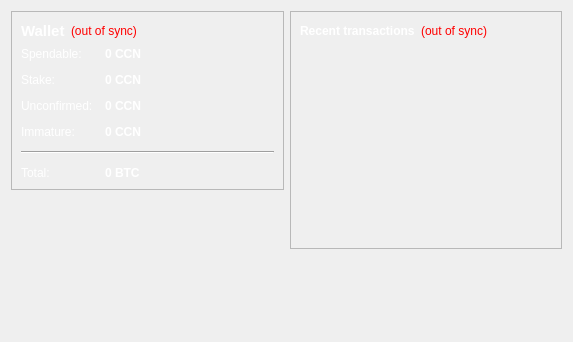
<?xml version="1.0" encoding="UTF-8"?>
<ui version="4.0">
 <class>OverviewPage</class>
 <widget class="QWidget" name="OverviewPage">
  <property name="geometry">
   <rect>
    <x>0</x>
    <y>0</y>
    <width>573</width>
    <height>342</height>
   </rect>
  </property>
  <property name="windowTitle">
   <string>Form</string>
  </property>
  <layout class="QHBoxLayout" name="horizontalLayout" stretch="1,1">
   <item>
    <layout class="QVBoxLayout" name="verticalLayout_2">
     <item>
      <widget class="QFrame" name="frame">
       <property name="frameShape">
        <enum>QFrame::StyledPanel</enum>
       </property>
       <property name="frameShadow">
        <enum>QFrame::Raised</enum>
       </property>
       <layout class="QVBoxLayout" name="verticalLayout_4">
        <item>
         <layout class="QHBoxLayout" name="horizontalLayout_4">
          <item>
           <widget class="QLabel" name="label_5">
            <property name="font">
             <font>
              <pointsize>11</pointsize>
              <weight>75</weight>
              <bold>true</bold>
             </font>
            </property>
            <property name="text">
             <string>Wallet</string>
            </property>
            <property name="styleSheet">
             <string notr="true">QLabel { color: white; }</string>
            </property>
           </widget>
          </item>
          <item>
           <widget class="QLabel" name="labelWalletStatus">
            <property name="toolTip">
             <string>The displayed information may be out of date. Your wallet automatically synchronizes with the CCN network after a connection is established, but this process has not completed yet.</string>
            </property>
            <property name="styleSheet">
             <string notr="true">QLabel { color: red; }</string>
            </property>
            <property name="text">
             <string notr="true">(out of sync)</string>
            </property>
            <property name="alignment">
             <set>Qt::AlignLeading|Qt::AlignLeft|Qt::AlignVCenter</set>
            </property>
           </widget>
          </item>
          <item>
           <spacer name="horizontalSpacer_2">
            <property name="orientation">
             <enum>Qt::Horizontal</enum>
            </property>
            <property name="sizeHint" stdset="0">
             <size>
              <width>40</width>
              <height>20</height>
             </size>
            </property>
           </spacer>
          </item>
         </layout>
        </item>
        <item>
         <layout class="QFormLayout" name="formLayout_2">
          <property name="fieldGrowthPolicy">
           <enum>QFormLayout::AllNonFixedFieldsGrow</enum>
          </property>
          <property name="horizontalSpacing">
           <number>12</number>
          </property>
          <property name="verticalSpacing">
           <number>12</number>
          </property>
          <item row="0" column="0">
           <widget class="QLabel" name="label">
            <property name="text">
             <string>Spendable:</string>
            </property>
            <property name="styleSheet">
             <string notr="true">QLabel { color: white; }</string>
            </property>
           </widget>
          </item>
          <item row="0" column="1">
           <widget class="QLabel" name="labelBalance">
            <property name="font">
             <font>
              <weight>75</weight>
              <bold>true</bold>
             </font>
            </property>
            <property name="styleSheet">
             <string notr="true">QLabel { color: white; }</string>
            </property>
            <property name="cursor">
             <cursorShape>IBeamCursor</cursorShape>
            </property>
            <property name="toolTip">
             <string>Your current spendable balance</string>
            </property>
            <property name="text">
             <string notr="true">0 CCN</string>
            </property>
            <property name="textInteractionFlags">
             <set>Qt::LinksAccessibleByMouse|Qt::TextSelectableByKeyboard|Qt::TextSelectableByMouse</set>
            </property>
           </widget>
          </item>
          <item row="1" column="0">
           <widget class="QLabel" name="label_6">
            <property name="text">
             <string>Stake:</string>
            </property>
            <property name="styleSheet">
             <string notr="true">QLabel { color: white; }</string>
            </property>
           </widget>
          </item>
          <item row="1" column="1">
           <widget class="QLabel" name="labelStake">
            <property name="font">
             <font>
              <weight>75</weight>
              <bold>true</bold>
             </font>
            </property>
            <property name="styleSheet">
             <string notr="true">QLabel { color: white; }</string>
            </property>
            <property name="cursor">
             <cursorShape>IBeamCursor</cursorShape>
            </property>
            <property name="toolTip">
             <string>Total of coins that was staked, and do not yet count toward the current balance</string>
            </property>
            <property name="text">
             <string notr="true">0 CCN</string>
            </property>
            <property name="textInteractionFlags">
             <set>Qt::LinksAccessibleByMouse|Qt::TextSelectableByKeyboard|Qt::TextSelectableByMouse</set>
            </property>
           </widget>
          </item>
          <item row="2" column="0">
           <widget class="QLabel" name="label_3">
            <property name="text">
             <string>Unconfirmed:</string>
            </property>
            <property name="styleSheet">
             <string notr="true">QLabel { color: white; }</string>
            </property>
           </widget>
          </item>
          <item row="2" column="1">
           <widget class="QLabel" name="labelUnconfirmed">
            <property name="font">
             <font>
              <weight>75</weight>
              <bold>true</bold>
             </font>
            </property>
            <property name="styleSheet">
             <string notr="true">QLabel { color: white; }</string>
            </property>
            <property name="cursor">
             <cursorShape>IBeamCursor</cursorShape>
            </property>
            <property name="toolTip">
             <string>Total of transactions that have yet to be confirmed, and do not yet count toward the current balance</string>
            </property>
            <property name="text">
             <string notr="true">0 CCN</string>
            </property>
            <property name="textInteractionFlags">
             <set>Qt::LinksAccessibleByMouse|Qt::TextSelectableByKeyboard|Qt::TextSelectableByMouse</set>
            </property>
           </widget>
          </item>
          <item row="3" column="0">
           <widget class="QLabel" name="labelImmatureText">
            <property name="text">
             <string>Immature:</string>
            </property>
            <property name="styleSheet">
             <string notr="true">QLabel { color: white; }</string>
            </property>
           </widget>
          </item>
          <item row="3" column="1">
           <widget class="QLabel" name="labelImmature">
            <property name="font">
             <font>
              <weight>75</weight>
              <bold>true</bold>
             </font>
            </property>
            <property name="styleSheet">
             <string notr="true">QLabel { color: white; }</string>
            </property>
            <property name="toolTip">
             <string>Mined balance that has not yet matured</string>
            </property>
            <property name="text">
             <string notr="true">0 CCN</string>
            </property>
            <property name="textInteractionFlags">
             <set>Qt::LinksAccessibleByMouse|Qt::TextSelectableByKeyboard|Qt::TextSelectableByMouse</set>
            </property>
           </widget>
          </item>
          <item row="4" column="0" colspan="2">
           <widget class="Line" name="line">
            <property name="orientation">
             <enum>Qt::Horizontal</enum>
            </property>
           </widget>
          </item>
          <item row="5" column="0">
           <widget class="QLabel" name="labelTotalText">
            <property name="text">
             <string>Total:</string>
            </property>
            <property name="styleSheet">
             <string notr="true">QLabel { color: white; }</string>
            </property>
           </widget>
          </item>
          <item row="5" column="1">
           <widget class="QLabel" name="labelTotal">
            <property name="font">
             <font>
              <weight>75</weight>
              <bold>true</bold>
             </font>
            </property>
            <property name="styleSheet">
             <string notr="true">QLabel { color: white; }</string>
            </property>
            <property name="cursor">
             <cursorShape>IBeamCursor</cursorShape>
            </property>
            <property name="toolTip">
             <string>Your current total balance</string>
            </property>
            <property name="text">
             <string notr="true">0 BTC</string>
            </property>
            <property name="textInteractionFlags">
             <set>Qt::LinksAccessibleByMouse|Qt::TextSelectableByKeyboard|Qt::TextSelectableByMouse</set>
            </property>
           </widget>
          </item>
         </layout>
        </item>
       </layout>
      </widget>
     </item>
     <item>
      <spacer name="verticalSpacer">
       <property name="orientation">
        <enum>Qt::Vertical</enum>
       </property>
       <property name="sizeHint" stdset="0">
        <size>
         <width>20</width>
         <height>40</height>
        </size>
       </property>
      </spacer>
     </item>
    </layout>
   </item>
   <item>
    <layout class="QVBoxLayout" name="verticalLayout_3">
     <item>
      <widget class="QFrame" name="frame_2">
       <property name="frameShape">
        <enum>QFrame::StyledPanel</enum>
       </property>
       <property name="frameShadow">
        <enum>QFrame::Raised</enum>
       </property>
       <layout class="QVBoxLayout" name="verticalLayout">
        <item>
         <layout class="QHBoxLayout" name="horizontalLayout_2">
          <item>
           <widget class="QLabel" name="label_4">
            <property name="text">
             <string>&lt;b&gt;Recent transactions&lt;/b&gt;</string>
            </property>
            <property name="styleSheet">
             <string notr="true">QLabel { color: white; }</string>
            </property>
           </widget>
          </item>
          <item>
           <widget class="QLabel" name="labelTransactionsStatus">
            <property name="toolTip">
             <string>The displayed information may be out of date. Your wallet automatically synchronizes with the CCN network after a connection is established, but this process has not completed yet.</string>
            </property>
            <property name="styleSheet">
             <string notr="true">QLabel { color: red; }</string>
            </property>
            <property name="text">
             <string notr="true">(out of sync)</string>
            </property>
            <property name="alignment">
             <set>Qt::AlignRight|Qt::AlignTrailing|Qt::AlignVCenter</set>
            </property>
           </widget>
          </item>
          <item>
           <spacer name="horizontalSpacer">
            <property name="orientation">
             <enum>Qt::Horizontal</enum>
            </property>
            <property name="sizeHint" stdset="0">
             <size>
              <width>40</width>
              <height>20</height>
             </size>
            </property>
           </spacer>
          </item>
         </layout>
        </item>
        <item>
         <widget class="QListView" name="listTransactions">
          <property name="styleSheet">
           <string notr="true">QListView { background: transparent; }</string>
          </property>
          <property name="frameShape">
           <enum>QFrame::NoFrame</enum>
          </property>
          <property name="verticalScrollBarPolicy">
           <enum>Qt::ScrollBarAlwaysOff</enum>
          </property>
          <property name="horizontalScrollBarPolicy">
           <enum>Qt::ScrollBarAlwaysOff</enum>
          </property>
          <property name="selectionMode">
           <enum>QAbstractItemView::NoSelection</enum>
          </property>
         </widget>
        </item>
       </layout>
      </widget>
     </item>
     <item>
      <spacer name="verticalSpacer_2">
       <property name="orientation">
        <enum>Qt::Vertical</enum>
       </property>
       <property name="sizeHint" stdset="0">
        <size>
         <width>20</width>
         <height>40</height>
        </size>
       </property>
      </spacer>
     </item>
    </layout>
   </item>
  </layout>
 </widget>
 <resources/>
 <connections/>
</ui>
